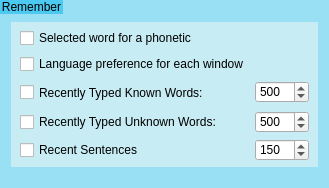
                   <widget class="QGroupBox" name="groupBox_126">
                    <property name="maximumSize">
                     <size>
                      <width>16777215</width>
                      <height>215</height>
                     </size>
                    </property>
                    <property name="styleSheet">
                     <string notr="true">QGroupBox {
    border: none;
	background-color: rgb(154, 224, 245);
	margin-bottom: 5px;
}
QGroupBox::title {
	border:none;
	background-color: rgb(76, 201, 240);
}
</string>
                    </property>
                    <property name="title">
                     <string>Remember</string>
                    </property>
                    <layout class="QGridLayout" name="gridLayout_38">
                     <property name="topMargin">
                      <number>22</number>
                     </property>
                     <property name="spacing">
                      <number>9</number>
                     </property>
                     <item row="0" column="0">
                      <widget class="QGroupBox" name="groupBox_3">
                       <property name="minimumSize">
                        <size>
                         <width>0</width>
                         <height>118</height>
                        </size>
                       </property>
                       <property name="styleSheet">
                        <string notr="true">QGroupBox {
    border: none;
	background-color: rgb(200, 236, 243);
}
</string>
                       </property>
                       <property name="title">
                        <string/>
                       </property>
                       <layout class="QGridLayout" name="gridLayout_45">
                        <property name="topMargin">
                         <number>6</number>
                        </property>
                        <property name="bottomMargin">
                         <number>6</number>
                        </property>
                        <item row="2" column="0">
                         <widget class="QCheckBox" name="RememberCheckBox">
                          <property name="minimumSize">
                           <size>
                            <width>0</width>
                            <height>25</height>
                           </size>
                          </property>
                          <property name="maximumSize">
                           <size>
                            <width>16777215</width>
                            <height>25</height>
                           </size>
                          </property>
                          <property name="toolTip">
                           <string>&lt;html&gt;&lt;head/&gt;&lt;body&gt;&lt;p&gt;When enabled, the app will remember recently typed known (saved) words.&lt;/p&gt;&lt;/body&gt;&lt;/html&gt;</string>
                          </property>
                          <property name="text">
                           <string>Recently Typed Known Words:</string>
                          </property>
                         </widget>
                        </item>
                        <item row="3" column="0">
                         <widget class="QCheckBox" name="RememberUnknownWordsCheckBox">
                          <property name="toolTip">
                           <string>&lt;html&gt;&lt;head/&gt;&lt;body&gt;&lt;p&gt;When enabled, the app will remember recently typed unknown (unsaved) words.&lt;/p&gt;&lt;/body&gt;&lt;/html&gt;</string>
                          </property>
                          <property name="text">
                           <string>Recently Typed Unknown Words:</string>
                          </property>
                         </widget>
                        </item>
                        <item row="0" column="0">
                         <widget class="QCheckBox" name="RememberSelectedWord">
                          <property name="toolTip">
                           <string>&lt;html&gt;&lt;head/&gt;&lt;body&gt;&lt;p&gt;Enabling this feature allows Kontho to remember the Bangla word you've previously selected for a phonetic.&lt;/p&gt;&lt;p&gt;This feature automatically performs the same action as the 'Bring On Top' feature.&lt;/p&gt;&lt;/body&gt;&lt;/html&gt;</string>
                          </property>
                          <property name="text">
                           <string>Selected word for a phonetic</string>
                          </property>
                         </widget>
                        </item>
                        <item row="2" column="1">
                         <widget class="QSpinBox" name="RememberWordsLimitSpinBox">
                          <property name="maximumSize">
                           <size>
                            <width>80</width>
                            <height>16777215</height>
                           </size>
                          </property>
                          <property name="toolTip">
                           <string>&lt;html&gt;&lt;head/&gt;&lt;body&gt;&lt;p&gt;Set the maximum number of recently typed known (saved) words to remember. Older ones will be removed when the limit is reached.&lt;/p&gt;&lt;/body&gt;&lt;/html&gt;</string>
                          </property>
                          <property name="maximum">
                           <number>5000</number>
                          </property>
                          <property name="value">
                           <number>500</number>
                          </property>
                         </widget>
                        </item>
                        <item row="3" column="1">
                         <widget class="QSpinBox" name="UnknownWordsLimitSpinBox">
                          <property name="toolTip">
                           <string>&lt;html&gt;&lt;head/&gt;&lt;body&gt;&lt;p&gt;Set the maximum number of recently typed unknown (unsaved) words to remember. Older ones will be removed when the limit is reached.&lt;/p&gt;&lt;/body&gt;&lt;/html&gt;</string>
                          </property>
                          <property name="maximum">
                           <number>5000</number>
                          </property>
                          <property name="value">
                           <number>500</number>
                          </property>
                         </widget>
                        </item>
                        <item row="1" column="0">
                         <widget class="QCheckBox" name="RememberWindowPreferenceCheckBox">
                          <property name="toolTip">
                           <string>Enabling this option will remember the language preference for each window.
By default, the language is set to English. However, if you switch to a secondary language,
it will be saved, and the next time you activate the window, 
it will automatically switch to the saved language.</string>
                          </property>
                          <property name="toolTipDuration">
                           <number>-20</number>
                          </property>
                          <property name="text">
                           <string>Language preference for each window</string>
                          </property>
                         </widget>
                        </item>
                        <item row="4" column="0">
                         <widget class="QCheckBox" name="RememberSentencesCheckBox">
                          <property name="toolTip">
                           <string>&lt;html&gt;&lt;head/&gt;&lt;body&gt;&lt;p&gt;Temporarily store recent sentences to improve next-word suggestions.&lt;br/&gt;Requires the &amp;quot;Next&amp;quot; option under the &amp;quot;Suggest for&amp;quot; section to be enabled.&lt;/p&gt;&lt;/body&gt;&lt;/html&gt;</string>
                          </property>
                          <property name="text">
                           <string>Recent Sentences</string>
                          </property>
                         </widget>
                        </item>
                        <item row="4" column="1">
                         <widget class="QSpinBox" name="RecentSenRememberLimitSpinBox">
                          <property name="toolTip">
                           <string>&lt;html&gt;&lt;head/&gt;&lt;body&gt;&lt;p&gt;Set the number of recent sentences to keep in memory for next-word prediction.&lt;/p&gt;&lt;/body&gt;&lt;/html&gt;</string>
                          </property>
                          <property name="minimum">
                           <number>1</number>
                          </property>
                          <property name="maximum">
                           <number>1000</number>
                          </property>
                          <property name="value">
                           <number>150</number>
                          </property>
                         </widget>
                        </item>
                       </layout>
                      </widget>
                     </item>
                    </layout>
                   </widget>
